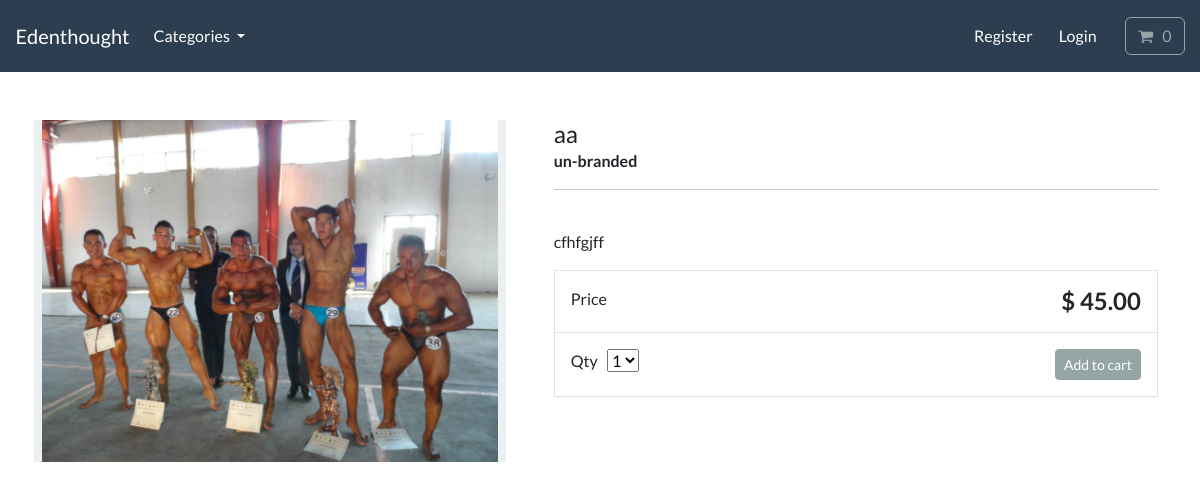
/product/aa/, run on the app's committed database.
### store/models.py (models this page shows, shortened)
class Product(models.Model):
    category = models.ForeignKey(
        Category, on_delete=models.CASCADE, related_name="product", null=True
    )
    title = models.CharField(max_length=250)
    brand = models.CharField(max_length=250, default="un-branded")
    description = models.TextField(blank=True)
    slug = models.SlugField(max_length=255)
    price = models.DecimalField(max_digits=4, decimal_places=2)
    image = models.ImageField(upload_to="images/")
    class Meta:
        verbose_name_plural = "products"

### store/views.py (the view)
# urls.py: path("product/<slug:product_slug>/", views.product_info, name="product-info"),
def product_info(request, product_slug):
    product = get_object_or_404(Product, slug=product_slug)
    context = {"product": product}
    return render(request, "store/product-info.html", context=context)

### cart/cart.py (called while the page is built)
    def __len__(self):
        return sum(product["qty"] for product in self.cart.values())

### cart/context_processors.py (called while the page is built)
def cart(request):
    return {"cart": Cart(request)}

### store/models.py (called while the page is built)
    def get_absolute_url(self):
        return reverse("list-category", args=[self.slug])

### store/views.py (called while the page is built)
def categories(request):
    all_categories = Category.objects.all()
    return {"all_categories": all_categories}

### store/templates/store/product-info.html (shortened to what this page needs)
{% extends "./base.html" %} {% load static %} {% block content %}
<div class="container">
  <main class="pt-5">
    <div class="row g-3">
      <div class="col-md-5 col-lg-5 order-md-first bg-light">
        <img
          class="img-fluid mx-auto d-block"
          alt="Responsive image"
          src="{{ product.image.url }}"
        />
      </div>
      <div class="col-md-7 col-lg-7 ps-md-3 ps-lg-5">
        <h1 class="mb-0 h4">{{ product.title }}</h1>
        <strong> {{ product.brand }} </strong>
        <hr />
        <br />
        <p>{{ product.description }}</p>
        <div class="border">
          <div class="col border-bottom">
            <div class="row p-3">
              <div class="col-6">Price</div>
              <div class="col-6 text-end">
                <span class="h4 fw-bold">$ {{ product.price }} </span>
              </div>
            </div>
          </div>
          <div class="col">
            <div class="row p-3">
              <div class="col-6">
                <label for="select">Qty</label>
                <select id="select">
                  <option value="1">1</option>
                </select>
              </div>
              <div class="col-6 text-end">
                <button
                  type="button"
                  id="add-button"
                  value="{{ product.id }}"
                  class="btn btn-secondary btn-sm"
                >
                  Add to cart
                </button>
              </div>
            </div>
          </div>
        </div>
      </div>
    </div>
  </main>
  <br />
</div>
{% endblock %}

### data on the page
Product: image (picture), title "aa", brand "un-branded", description "cfhfgjff", price "45.00"
